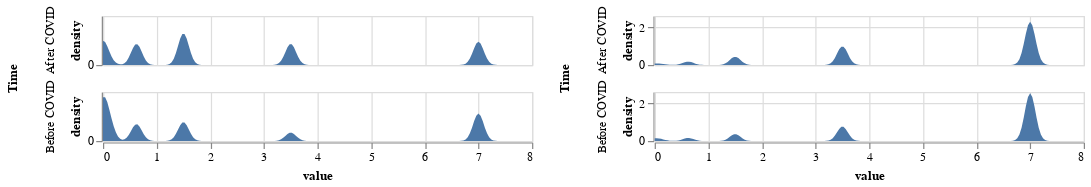

The code cell stored with this chart in its notebook:
### Code cell
### WFH Group 3
Driving3_d = alt.Chart(Driving3).transform_fold(
    ['Before COVID',
     'After COVID'],
    as_ = ['Time', 'value']
).transform_density(
    density='value',
    bandwidth=0.1,
    groupby=['Time'],
    extent= [0, 8]
).mark_area().encode(
    alt.X('value:Q'),
    alt.Y('density:Q'),
    alt.Row('Time:O')
).properties(width=350, height=40)

## WFH Group 4
Driving4_d = alt.Chart(Driving4).transform_fold(
    ['Before COVID',
     'After COVID'],
    as_ = ['Time', 'value']
).transform_density(
    density='value',
    bandwidth=0.1,
    groupby=['Time'],
    extent= [0, 8]
).mark_area().encode(
    alt.X('value:Q'),
    alt.Y('density:Q'),
    alt.Row('Time:O')
).properties(width=350, height=40)

Driving3_d | Driving4_d

### Figure 1 — Vega-Lite specification as saved in the notebook (floating-point values rounded to 4 significant figures; data arrays with more than 128 entries replaced by an {"elided": "..."} marker saying what was removed)
{"config": {"view": {"continuousWidth": 400, "continuousHeight": 300}}, "hconcat": [{"data": {"name": "data-6a24e1a5ab3ea4da405f0bcbf910e696"}, "mark": "area", "encoding": {"row": {"type": "ordinal", "field": "Time"}, "x": {"type": "quantitative", "field": "value"}, "y": {"type": "quantitative", "field": "density"}}, "height": 40, "transform": [{"fold": ["Before COVID", "After COVID"], "as": ["Time", "value"]}, {"density": "value", "bandwidth": 0.1, "extent": [0, 8], "groupby": ["Time"]}], "width": 350}, {"data": {"name": "data-f0314165326aed2fc0bd8502791e0a4f"}, "mark": "area", "encoding": {"row": {"type": "ordinal", "field": "Time"}, "x": {"type": "quantitative", "field": "value"}, "y": {"type": "quantitative", "field": "density"}}, "height": 40, "transform": [{"fold": ["Before COVID", "After COVID"], "as": ["Time", "value"]}, {"density": "value", "bandwidth": 0.1, "extent": [0, 8], "groupby": ["Time"]}], "width": 350}], "$schema": "https://vega.github.io/schema/vega-lite/v4.0.2.json", "datasets": {"data-6a24e1a5ab3ea4da405f0bcbf910e696": [{"Before COVID": 3.5, "During COVID": 7, "After COVID": 3.5, "Cluster": 2}, {"Before COVID": 0, "During COVID": 0, "After COVID": 0, "Cluster": 2}, {"Before COVID": 0.625, "During COVID": 1.5, "After COVID": 0, "Cluster": 2}, {"Before COVID": 1.5, "During COVID": 0.125, "After COVID": 1.5, "Cluster": 2}, {"Before COVID": 7, "During COVID": 1.5, "After COVID": 3.5, "Cluster": 2}, {"Before COVID": 0, "During COVID": 0, "After COVID": 0, "Cluster": 2}, {"Before COVID": 0.125, "During COVID": 0.125, "After COVID": 0.625, "Cluster": 2}, {"Before COVID": 7, "During COVID": 7, "After COVID": 7, "Cluster": 2}, {"Before COVID": 0.625, "During COVID": 0.625, "After COVID": 0.625, "Cluster": 2}, {"Before COVID": 0.125, "During COVID": 1.5, "After COVID": 1.5, "Cluster": 2}, {"Before COVID": 0.125, "During COVID": 0, "After COVID": 0, "Cluster": 2}, {"Before COVID": 0.625, "During COVID": 1.5, "After COVID": 1.5, "Cluster": 2}, {"Before COVID": 1.5, "During COVID": 1.5, "After COVID": 3.5, "Cluster": 2}, {"Before COVID": 0.125, "During COVID": 0.625, "After COVID": 0.125, "Cluster": 2}, {"Before COVID": 1.5, "During COVID": 3.5, "After COVID": 1.5, "Cluster": 2}, {"Before COVID": 0, "During COVID": 0.625, "After COVID": 0, "Cluster": 2}, {"Before COVID": 0.625, "During COVID": 1.5, "After COVID": 3.5, "Cluster": 2}, {"Before COVID": 7, "During COVID": 0.625, "After COVID": 3.5, "Cluster": 2}, {"Before COVID": 0.125, "During COVID": 3.5, "After COVID": 3.5, "Cluster": 2}, {"Before COVID": 1.5, "During COVID": 1.5, "After COVID": 3.5, "Cluster": 2}, {"Before COVID": 7, "During COVID": 3.5, "After COVID": 7, "Cluster": 2}, {"Before COVID": 7, "During COVID": 7, "After COVID": 1.5, "Cluster": 2}, {"Before COVID": 7, "During COVID": 1.5, "After COVID": 3.5, "Cluster": 2}, {"Before COVID": 0, "During COVID": 0.625, "After COVID": 0.625, "Cluster": 2}, {"Before COVID": 3.5, "During COVID": 1.5, "After COVID": 3.5, "Cluster": 2}, {"Before COVID": 3.5, "During COVID": 0.625, "After COVID": 0.625, "Cluster": 2}, {"Before COVID": 0, "During COVID": 0.125, "After COVID": 1.5, "Cluster": 2}, {"Before COVID": 1.5, "During COVID": 0.625, "After COVID": 0.625, "Cluster": 2}, {"Before COVID": 0, "During COVID": 0, "After COVID": 0.625, "Cluster": 2}, {"Before COVID": 0.625, "During COVID": 7, "After COVID": 0, "Cluster": 2}, {"Before COVID": 1.5, "During COVID": 3.5, "After COVID": 1.5, "Cluster": 2}, {"Before COVID": 7, "During COVID": 1.5, "After COVID": 7, "Cluster": 2}, {"Before COVID": 0.625, "During COVID": 0.625, "After COVID": 0.625, "Cluster": 2}, {"Before COVID": 1.5, "During COVID": 3.5, "After COVID": 1.5, "Cluster": 2}, {"Before COVID": 7, "During COVID": 0.125, "After COVID": 7, "Cluster": 2}, {"Before COVID": 0.625, "During COVID": 0.125, "After COVID": 7, "Cluster": 2}, {"Before COVID": 0, "During COVID": 0, "After COVID": 7, "Cluster": 2}, {"Before COVID": 7, "During COVID": 3.5, "After COVID": 3.5, "Cluster": 2}, {"Before COVID": 7, "During COVID": 0.625, "After COVID": 7, "Cluster": 2}, {"Before COVID": 7, "During COVID": 7, "After COVID": 7, "Cluster": 2}, {"Before COVID": 0.625, "During COVID": 1.5, "After COVID": 1.5, "Cluster": 2}, {"Before COVID": 3.5, "During COVID": 0.625, "After COVID": 0.625, "Cluster": 2}, {"Before COVID": 7, "During COVID": 1.5, "After COVID": 1.5, "Cluster": 2}, {"Before COVID": 0, "During COVID": 1.5, "After COVID": 1.5, "Cluster": 2}, {"Before COVID": 0, "During COVID": 0, "After COVID": 0, "Cluster": 2}, {"Before COVID": 0, "During COVID": 0, "After COVID": 0, "Cluster": 2}, {"Before COVID": 0.125, "During COVID": 1.5, "After COVID": 0.625, "Cluster": 2}, {"Before COVID": 0, "During COVID": 0, "After COVID": 1.5, "Cluster": 2}, {"Before COVID": 0, "During COVID": 1.5, "After COVID": 1.5, "Cluster": 2}, {"Before COVID": 1.5, "During COVID": 3.5, "After COVID": 7, "Cluster": 2}, {"Before COVID": 7, "During COVID": 1.5, "After COVID": 7, "Cluster": 2}, {"Before COVID": 0, "During COVID": 0, "After COVID": 1.5, "Cluster": 2}, {"Before COVID": 1.5, "During COVID": 1.5, "After COVID": 0.625, "Cluster": 2}, {"Before COVID": 0, "During COVID": 1.5, "After COVID": 7, "Cluster": 2}, {"Before COVID": 0, "During COVID": 0, "After COVID": 0, "Cluster": 2}, {"Before COVID": 0, "During COVID": 7, "After COVID": 1.5, "Cluster": 2}, {"Before COVID": 0, "During COVID": 0, "After COVID": 0, "Cluster": 2}, {"Before COVID": 0, "During COVID": 0, "After COVID": 0, "Cluster": 2}], "data-f0314165326aed2fc0bd8502791e0a4f": {"elided": "1017 records"}}}
